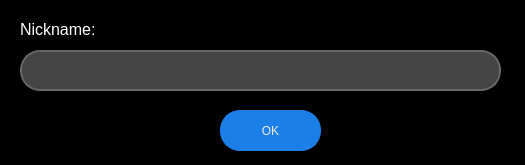
<?xml version="1.0" encoding="UTF-8"?>
<ui version="4.0">
 <class>Dialog</class>
 <widget class="QDialog" name="Dialog">
  <property name="geometry">
   <rect>
    <x>0</x>
    <y>0</y>
    <width>525</width>
    <height>165</height>
   </rect>
  </property>
  <property name="windowTitle">
   <string>Dialog</string>
  </property>
  <property name="styleSheet">
   <string notr="true">QDialog {
	background: #000;
}</string>
  </property>
  <widget class="QDialogButtonBox" name="buttonBox">
   <property name="geometry">
    <rect>
     <x>220</x>
     <y>110</y>
     <width>101</width>
     <height>41</height>
    </rect>
   </property>
   <property name="cursor">
    <cursorShape>PointingHandCursor</cursorShape>
   </property>
   <property name="styleSheet">
    <string notr="true">QPushButton {
	background-color: #1c7fe8;
	border: 2px solid #1c7fe8;
	border-radius: 20;
	color: #eee;
	height: 40px;
	width: 100px
}
QPushButton:hover {
	background-color: rgb(22, 108, 194);
	border-color: rgb(22, 108, 194);
}</string>
   </property>
   <property name="orientation">
    <enum>Qt::Horizontal</enum>
   </property>
   <property name="standardButtons">
    <set>QDialogButtonBox::Ok</set>
   </property>
   <property name="centerButtons">
    <bool>true</bool>
   </property>
  </widget>
  <widget class="QLabel" name="label">
   <property name="geometry">
    <rect>
     <x>20</x>
     <y>20</y>
     <width>121</width>
     <height>19</height>
    </rect>
   </property>
   <property name="styleSheet">
    <string notr="true">QLabel {
	color: #fff;
	font-size: 16px;
}</string>
   </property>
   <property name="text">
    <string>Nickname:</string>
   </property>
  </widget>
  <widget class="QLineEdit" name="lineEdit">
   <property name="geometry">
    <rect>
     <x>10</x>
     <y>40</y>
     <width>501</width>
     <height>61</height>
    </rect>
   </property>
   <property name="styleSheet">
    <string notr="true">QLineEdit {
	background: #444;
	border: 2px solid #666;
	border-radius: 20;
	height: 30px;
	margin: 10px;
	padding-left: 15px;
	font-size: 14px;
	color: #fff;
}

QLineEdit:focus {
	boder-color: #1c7fe8;
}</string>
   </property>
  </widget>
 </widget>
 <resources/>
 <connections>
  <connection>
   <sender>buttonBox</sender>
   <signal>accepted()</signal>
   <receiver>Dialog</receiver>
   <slot>accept()</slot>
   <hints>
    <hint type="sourcelabel">
     <x>248</x>
     <y>254</y>
    </hint>
    <hint type="destinationlabel">
     <x>157</x>
     <y>274</y>
    </hint>
   </hints>
  </connection>
  <connection>
   <sender>buttonBox</sender>
   <signal>rejected()</signal>
   <receiver>Dialog</receiver>
   <slot>reject()</slot>
   <hints>
    <hint type="sourcelabel">
     <x>316</x>
     <y>260</y>
    </hint>
    <hint type="destinationlabel">
     <x>286</x>
     <y>274</y>
    </hint>
   </hints>
  </connection>
 </connections>
</ui>
